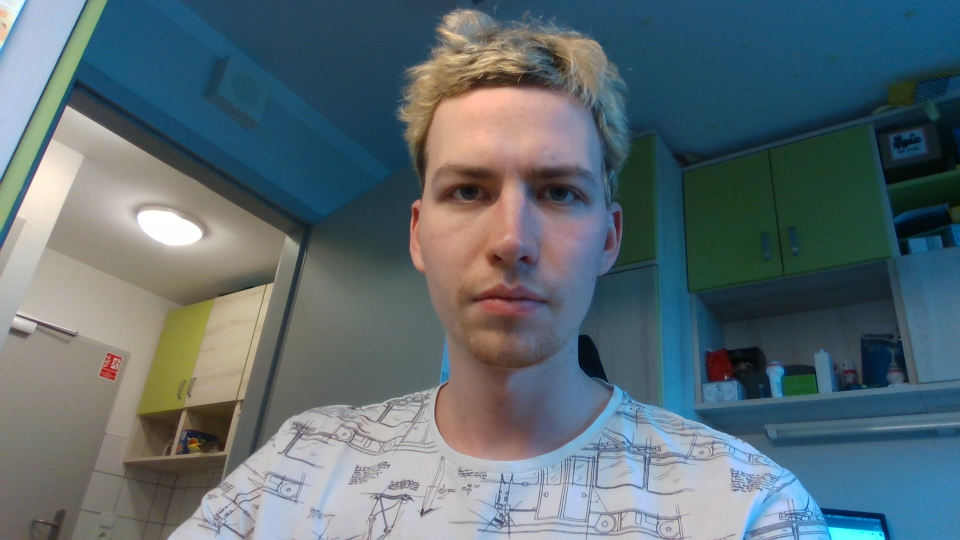
#> input picture test/piech_fhd_1.png, 1920 x 1080 px (shown at 1/2 size)
$ python test.py
#> lines starting #> are read from the running program, lines starting #| are printed output that depends on the picture
import cv2
from glob import glob
import numpy as np
from pycoral.adapters import common, detect, classify
from pycoral.utils.edgetpu import make_interpreter


def extract_face(img, detector, size=(160,160)):
    #img = cv2.imread(filename)
    h,w = img.shape[:-1]
    print(h,w)
    _, scale = common.set_resized_input(detector, (w,h), lambda size: cv2.resize(img, size))
    detector.invoke()
    objects = detect.get_objects(detector, 0.5, scale)
    if objects:
        x1,y1,x2,y2 = objects[0].bbox
        #face = img[y1:y2,x1:x2]
        w = x2-x1; h = y2-y1
        face = img[y1+h//5:y2-h//5,x1+w//5:x2-w//5]
        cv2.imshow("face", face)
        cv2.waitKey(1000)
        #print(filename)
        return cv2.resize(face, size)
    else:
        return []

def get_embedding(face):
    model = make_interpreter("models/new_facenet_keras_edgetpu.tflite")
    model.allocate_tensors()
    #mean, std = np.mean(face), np.std(face)
    #standard_face = (face-mean)/std
    standard_face = face
    sample = np.expand_dims(standard_face, axis=0)
    common.set_input(model, sample)
    model.invoke()
    embed = common.output_tensor(model, 0)
    #print("here")
    embed = embed[0]
    print(embed[-5:])
    print(np.min(embed), np.max(embed))
    return embed


#train_faces, train_labels = load_dataset("dataset")


piechowski1 = cv2.imread("test/piech_fhd_1.png")
#> piechowski1 is the input picture: shape (1080, 1920, 3); mean B, G, R 114.1, 107.9, 92.1
piechowski2 = cv2.imread("test/piech_fhd_2.png")
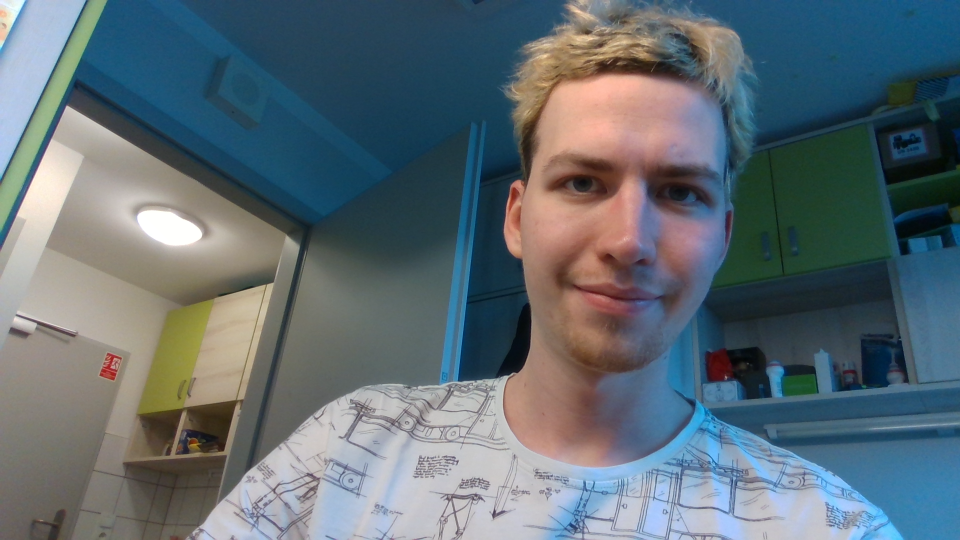
#> input picture test/piech_fhd_2.png, 1920 x 1080 px (shown at 1/2 size)
#> piechowski2 is the input picture: shape (1080, 1920, 3); mean B, G, R 116.1, 109, 95.7
hadrysiak1 = cv2.imread("test/hadr_fhd_1.png")
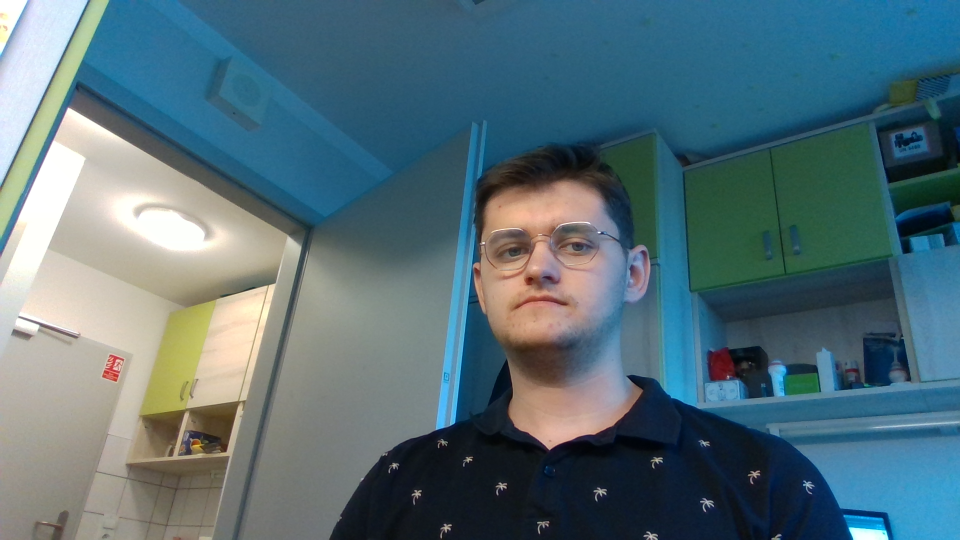
#> input picture test/hadr_fhd_1.png, 1920 x 1080 px (shown at 1/2 size)
#> hadrysiak1 is the input picture: shape (1080, 1920, 3); mean B, G, R 119.7, 111, 85.3
hadrysiak2 = cv2.imread("test/hadr_fhd_2.png")
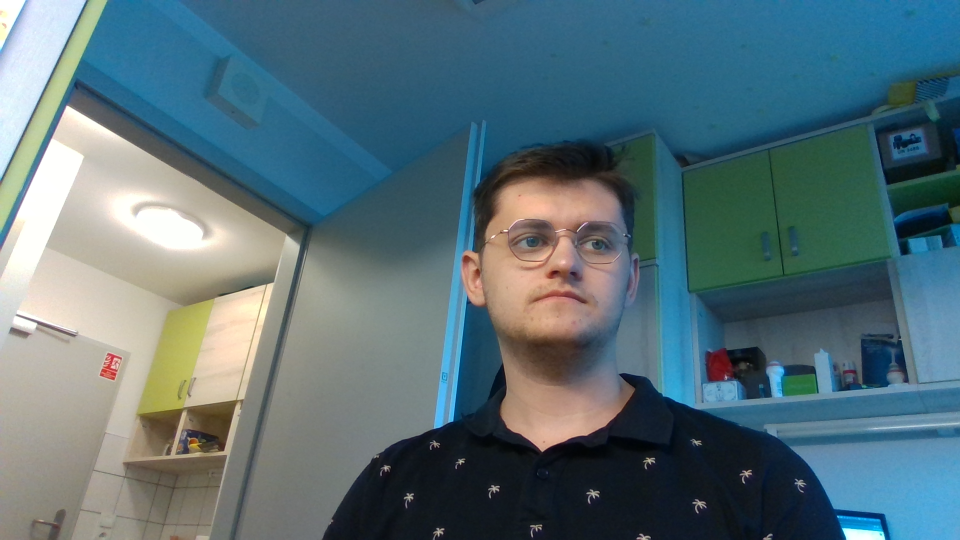
#> input picture test/hadr_fhd_2.png, 1920 x 1080 px (shown at 1/2 size)
#> hadrysiak2 is the input picture: shape (1080, 1920, 3); mean B, G, R 119.4, 111.9, 87.7


images = [piechowski1,piechowski2,hadrysiak1,hadrysiak2]
names2 = ["piechowski1","piechowski2","hadrysiak1","hadrysiak2"]

#> (the run stopped early here; a loop or call above may not have finished)
